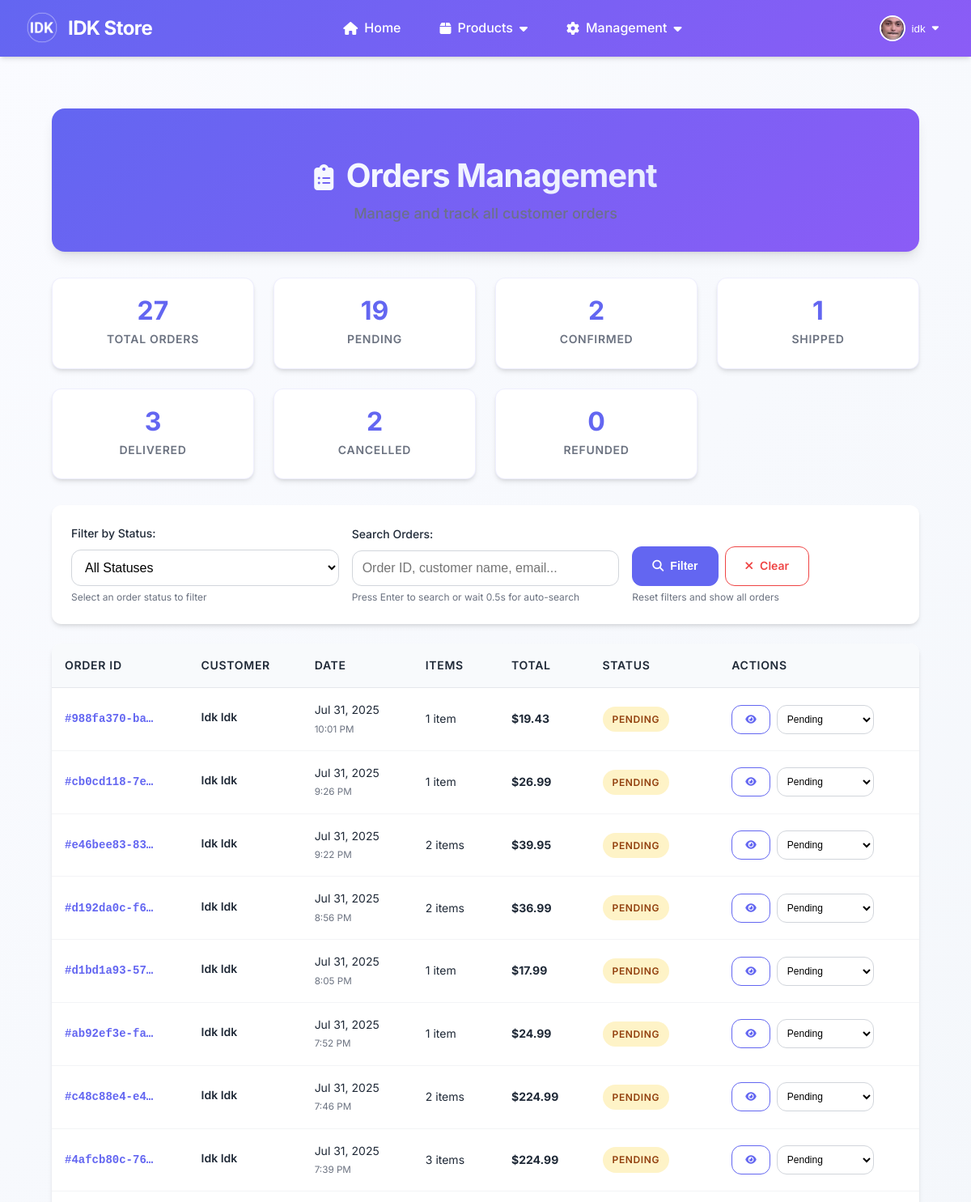
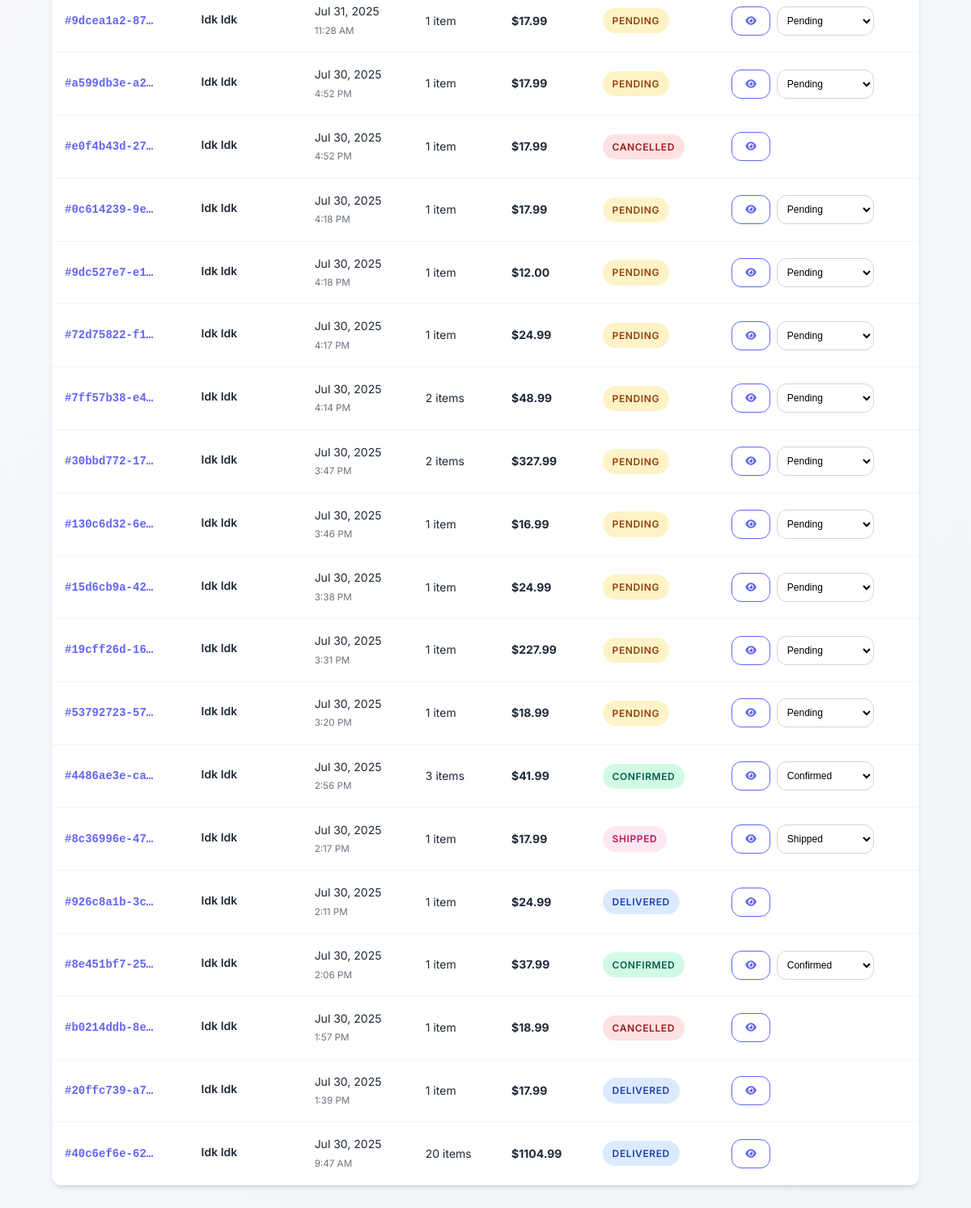
The app's page /orders/admin/ (signed in) with its own data (2 pictures, top to bottom).
### accounts/models.py (models this page shows, shortened)
class UserProfile(models.Model):
    ROLE_CHOICES = [
        ('customer', 'Customer'),
        ('staff', 'Staff'),
        ('owner', 'Owner/Admin'),
    ]
    user = models.OneToOneField(User, on_delete=models.CASCADE, related_name='profile')
    phone_number = models.CharField(max_length=15, blank=True, null=True)
    address = models.TextField(blank=True, null=True)
    date_of_birth = models.DateField(blank=True, null=True)
    profile_picture = models.ImageField(upload_to='profiles/', blank=True, null=True)
    role = models.CharField(max_length=20, choices=ROLE_CHOICES, default='customer')
    billing_first_name = models.CharField(max_length=100, blank=True, null=True)
    billing_last_name = models.CharField(max_length=100, blank=True, null=True)
    billing_email = models.EmailField(blank=True, null=True)
    billing_phone = models.CharField(max_length=20, blank=True, null=True)
    billing_address = models.TextField(blank=True, null=True)
    billing_city = models.CharField(max_length=100, blank=True, null=True)
    billing_state = models.CharField(max_length=100, blank=True, null=True)
    billing_postal_code = models.CharField(max_length=20, blank=True, null=True)
    billing_country = models.CharField(max_length=100, blank=True, null=True)
    shipping_first_name = models.CharField(max_length=100, blank=True, null=True)
    shipping_last_name = models.CharField(max_length=100, blank=True, null=True)
    shipping_phone = models.CharField(max_length=20, blank=True, null=True)
    shipping_address = models.TextField(blank=True, null=True)
    shipping_city = models.CharField(max_length=100, blank=True, null=True)
    shipping_state = models.CharField(max_length=100, blank=True, null=True)
    shipping_postal_code = models.CharField(max_length=20, blank=True, null=True)
    shipping_country = models.CharField(max_length=100, blank=True, null=True)
    created_at = models.DateTimeField(auto_now_add=True)
    updated_at = models.DateTimeField(auto_now=True)
    def can_access_admin(self):
        return self.role == 'owner' or self.user.is_superuser
    def can_manage_products(self):
        return self.role in ['staff', 'owner'] or self.user.is_superuser
    def can_access_dashboard(self):
        return self.role in ['staff', 'owner'] or self.user.is_superuser
    class Meta:
        verbose_name = "User Profile"
        verbose_name_plural = "User Profiles"

### orders/models.py (models this page shows, shortened)
class Order(models.Model):
    ORDER_STATUS_CHOICES = [
        ('pending', 'Pending'),
        ('confirmed', 'Confirmed'),
        ('processing', 'Processing'),
        ('shipped', 'Shipped'),
        ('delivered', 'Delivered'),
        ('cancelled', 'Cancelled'),
        ('refunded', 'Refunded'),
    ]
    order_id = models.UUIDField(default=uuid.uuid4, unique=True, editable=False)
    user = models.ForeignKey(User, on_delete=models.CASCADE, related_name='orders')
    status = models.CharField(max_length=20, choices=ORDER_STATUS_CHOICES, default='pending')
    first_name = models.CharField(max_length=100)
    last_name = models.CharField(max_length=100)
    email = models.EmailField()
    phone = models.CharField(max_length=20)
    shipping_first_name = models.CharField(max_length=100, blank=True)
    shipping_last_name = models.CharField(max_length=100, blank=True)
    shipping_phone = models.CharField(max_length=20, blank=True)
    shipping_address = models.TextField()
    shipping_city = models.CharField(max_length=100)
    shipping_state = models.CharField(max_length=100)
    shipping_postal_code = models.CharField(max_length=20)
    shipping_country = models.CharField(max_length=100, default='Cambodia')
    shipping_method = models.ForeignKey('ShippingMethod', on_delete=models.SET_NULL, null=True, blank=True)
    total_amount = models.DecimalField(max_digits=10, decimal_places=2)
    shipping_cost = models.DecimalField(max_digits=10, decimal_places=2, default=0.00)
    tax_amount = models.DecimalField(max_digits=10, decimal_places=2, default=0.00)
    created_at = models.DateTimeField(auto_now_add=True)
    updated_at = models.DateTimeField(auto_now=True)
    order_notes = models.TextField(blank=True, null=True)
    class Meta:
        ordering = ['-created_at']
    @property
    def grand_total(self):
        total = Decimal(str(self.total_amount)) if self.total_amount else Decimal('0.00')
        shipping = Decimal(str(self.shipping_cost)) if self.shipping_cost else Decimal('0.00')
        tax = Decimal(str(self.tax_amount)) if self.tax_amount else Decimal('0.00')
        return total + shipping + tax
    @property
    def total_items(self):
        return sum(item.quantity for item in self.order_items.all())

class OrderItem(models.Model):
    order = models.ForeignKey(Order, on_delete=models.CASCADE, related_name='order_items')
    product = models.ForeignKey(Product, on_delete=models.CASCADE)
    quantity = models.PositiveIntegerField(default=1)
    price = models.DecimalField(max_digits=10, decimal_places=2)  # Price at time of order
    created_at = models.DateTimeField(auto_now_add=True)

### orders/views.py (the view, shortened to what this page needs)
# urls.py: path('admin/', views.admin_order_list, name='admin_order_list'),
@login_required
def admin_order_list(request):
    if not request.user.is_staff:
        messages.error(request, 'Access denied. Staff privileges required.')
        return redirect('store:home')
    status_filter = request.GET.get('status', '')
    search_query = request.GET.get('search', '')
    is_ajax = request.GET.get('ajax') == '1' or request.headers.get('X-Requested-With') == 'XMLHttpRequest'
    orders = (
        Order.objects
        .select_related('user', 'shipping_method')
        .prefetch_related('order_items__product', 'payment')
    )
    if status_filter:
        orders = orders.filter(status=status_filter)
    orders = orders.order_by('-created_at')
    all_orders = Order.objects.all()  # For accurate stats
    context = {
        'orders': orders,
        'status_filter': status_filter,
        'search_query': search_query,
        'order_status_choices': getattr(Order, 'ORDER_STATUS_CHOICES', []),
        'total_orders': all_orders.count(),
        'pending_orders': all_orders.filter(status='pending').count(),
        'confirmed_orders': all_orders.filter(status='confirmed').count(),
        'processing_orders': all_orders.filter(status='processing').count(),
        'shipped_orders': all_orders.filter(status='shipped').count(),
        'delivered_orders': all_orders.filter(status='delivered').count(),
        'cancelled_orders': all_orders.filter(status='cancelled').count(),
        'refunded_orders': all_orders.filter(status='refunded').count(),
    }
    if is_ajax:
        return render(request, 'orders/admin/order_list_ajax.html', context)
    if not orders.exists() and (status_filter or search_query):
        messages.info(request, 'No orders found matching your criteria.')
    return render(request, 'orders/admin/order_list.html', context)

### orders/templates/orders/admin/order_list.html (shortened to what this page needs)
{% extends 'store/base.html' %}
{% load static %}
{% block extra_css %}
<link rel="stylesheet" href="https://cdnjs.cloudflare.com/ajax/libs/font-awesome/6.5.0/css/all.min.css">
{% endblock %}
{% block content %}
<div class="admin-container">
    <div class="admin-header">
        <h1 class="admin-title">
            <i class="fas fa-clipboard-list"></i> Orders Management
        </h1>
        <p class="admin-subtitle">Manage and track all customer orders</p>
    </div>
    <div class="stats-grid">
        <div class="stat-card">
            <div class="stat-number">{{ total_orders }}</div>
            <div class="stat-label">Total Orders</div>
        </div>
        <div class="stat-card">
            <div class="stat-number">{{ pending_orders }}</div>
            <div class="stat-label">Pending</div>
        </div>
        <div class="stat-card">
            <div class="stat-number">{{ confirmed_orders }}</div>
            <div class="stat-label">Confirmed</div>
        </div>
        <div class="stat-card">
            <div class="stat-number">{{ shipped_orders }}</div>
            <div class="stat-label">Shipped</div>
        </div>
        <div class="stat-card">
            <div class="stat-number">{{ delivered_orders }}</div>
            <div class="stat-label">Delivered</div>
        </div>
        <div class="stat-card">
            <div class="stat-number">{{ cancelled_orders }}</div>
            <div class="stat-label">Cancelled</div>
        </div>
        <div class="stat-card">
            <div class="stat-number">{{ refunded_orders }}</div>
            <div class="stat-label">Refunded</div>
        </div>
    </div>
    <div class="filters-section">
        <form method="GET" class="filters-form">
            <div class="form-group">
                <label for="status" class="form-label">Filter by Status:</label>
                <select name="status" id="status" class="form-control">
                    <option value="">All Statuses</option>
                </select>
                <small class="form-text text-muted">Select an order status to filter</small>
            </div>
            <div class="form-group">
                <label for="search" class="form-label">Search Orders:</label>
                <input type="text"
                       name="search"
                       id="search"
                       class="form-control"
                       placeholder="Order ID, customer name, email..."
                       value="{{ search_query|default:'' }}"
                       autocomplete="off"
                       spellcheck="false">
                <small class="form-text text-muted">Press Enter to search or wait 0.5s for auto-search</small>
            </div>
            <div class="form-group">
                <div class="filter-buttons">
                    <button type="submit" class="btn btn-primary">
                        <i class="fas fa-search"></i> Filter
                    </button>
                    <a href="{% url 'orders:admin_order_list' %}" class="btn btn-secondary">
                        <i class="fas fa-times"></i> Clear
                    </a>
                </div>
                <small class="form-text text-muted">Reset filters and show all orders</small>
            </div>
        </form>
    </div>
    {% if orders %}
    <div class="orders-section">
        <div class="table-responsive">
            <table class="table">
                <thead>
                    <tr>
                        <th>Order ID</th>
                        <th>Customer</th>
                        <th>Date</th>
                        <th>Items</th>
                        <th>Total</th>
                        <th>Status</th>
                        <th>Actions</th>
                    </tr>
                </thead>
                <tbody>
                    {% for order in orders %}
                    <tr>
                        <td>
                            <div class="order-id">#{{ order.order_id|truncatechars:12 }}</div>
                        </td>
                        <td>
                            <div class="customer-info">
                                <div class="customer-name">{{ order.first_name }} {{ order.last_name }}</div>
                            </div>
                        </td>
                        <td>
                            <div>{{ order.created_at|date:"M d, Y" }}</div>
                            <small class="text-muted">{{ order.created_at|time:"g:i A" }}</small>
                        </td>
                        <td>
                            {{ order.total_items }} item{{ order.total_items|pluralize }}
                        </td>
                        <td>
                            <strong>${{ order.grand_total|floatformat:2 }}</strong>
                        </td>
                        <td>
                            <span class="status-badge status-{{ order.status }}">
                                {{ order.get_status_display }}
                            </span>
                        </td>
                        <td>
                            <div class="action-buttons">
                                <a href="{% url 'orders:admin_order_detail' order.order_id %}"
                                   class="btn btn-outline-primary btn-sm" title="View Order">
                                    <i class="fas fa-eye"></i>
                                </a>
                                {% if order.status != 'delivered' and order.status != 'cancelled' %}
                                    <select class="form-control btn-sm select-status"
                                            title="Update order status"
                                            onchange="updateOrderStatus('{{ order.order_id }}', this.value)">
                                        {% for value, display in order_status_choices %}
                                            <option value="{{ value }}" {% if order.status == value %}selected{% endif %}>
                                                {{ display }}
                                            </option>
                                        {% endfor %}
                                    </select>
                                {% endif %}
                            </div>
                        </td>
                    </tr>
                    {% endfor %}
                </tbody>
            </table>
        </div>
    </div>
    {% endif %}
</div>
{% endblock %}

### store/templates/store/base.html (shortened to what this page needs)
{% load static %}
<!DOCTYPE html>
<html lang="en">
<head>
    <link rel="stylesheet" href="https://cdnjs.cloudflare.com/ajax/libs/font-awesome/6.5.0/css/all.min.css">
    {% block extra_css %}{% endblock %}
</head>
<body>
    <header>
        <nav>
            <div class="nav-container">
                <a href="{% url 'store:home' %}" class="logo">
                    <span class="logo-icon">
                        <img src="{% static 'store/images/IDK.png' %}" alt="IDK Store" />
                    </span>
                    IDK Store
                </a>
                <ul class="nav-menu" id="mainNav">
                    <li><a href="{% url 'store:home' %}"><i class="fa fa-home"></i><span>Home</span></a></li>
                    <li class="dropdown">
                        <a href="#"><i class="fa fa-box"></i><span>Products</span><i class="fa fa-caret-down"></i></a>
                    </li>
                    {% if user.profile.role == 'staff' or user.profile.role == 'owner' %}
                    <li class="dropdown">
                        <a href="#"><i class="fa fa-cog"></i><span>Management</span><i class="fa fa-caret-down"></i></a>
                    </li>
                    {% endif %}
                </ul>
                <div class="auth-nav">
                    {% if user.is_authenticated %}
                    <div class="account-dropdown" id="accountDropdown">
                        <button class="account-btn" aria-haspopup="true">
                            {% if user.profile.profile_picture %}
                                <img src="{{ user.profile.profile_picture.url }}" alt="Profile" class="user-avatar">
                            {% else %}
                                <div class="user-default-avatar">
                                    {{ user.first_name|default:user.username|slice:":1"|upper }}
                                </div>
                            {% endif %}
                            <span>{{ user.first_name|default:user.username }}</span>
                            <i class="fa fa-caret-down"></i>
                        </button>
                    </div>
                    {% endif %}
                </div>
            </div>
        </nav>
    </header>
    <main>
        <div class="container">
            {% block content %}{% endblock %}
        </div>
    </main>
</body>
</html>

### records on screen
Order: order_id "988fa370-ba…", first_name "Idk", last_name "Idk", created_at "Jul 31, 2025", created_at "10:01 PM", total_items "1", grand_total "19.43", status "PENDING", status+order "Pending"
Order: order_id "cb0cd118-7e…", first_name "Idk", last_name "Idk", created_at "Jul 31, 2025", created_at "9:26 PM", total_items "1", grand_total "26.99", status "PENDING", status+order "Pending"
Order: order_id "e46bee83-83…", first_name "Idk", last_name "Idk", created_at "Jul 31, 2025", created_at "9:22 PM", total_items "2", grand_total "39.95", status "PENDING", status+order "Pending"
Order: order_id "d192da0c-f6…", first_name "Idk", last_name "Idk", created_at "Jul 31, 2025", created_at "8:56 PM", total_items "2", grand_total "36.99", status "PENDING", status+order "Pending"
Order: order_id "d1bd1a93-57…", first_name "Idk", last_name "Idk", created_at "Jul 31, 2025", created_at "8:05 PM", total_items "1", grand_total "17.99", status "PENDING", status+order "Pending"
Order: order_id "ab92ef3e-fa…", first_name "Idk", last_name "Idk", created_at "Jul 31, 2025", created_at "7:52 PM", total_items "1", grand_total "24.99", status "PENDING", status+order "Pending"
Order: order_id "c48c88e4-e4…", first_name "Idk", last_name "Idk", created_at "Jul 31, 2025", created_at "7:46 PM", total_items "2", grand_total "224.99", status "PENDING", status+order "Pending"
Order: order_id "4afcb80c-76…", first_name "Idk", last_name "Idk", created_at "Jul 31, 2025", created_at "7:39 PM", total_items "3", grand_total "224.99", status "PENDING", status+order "Pending"
Order: order_id "9dcea1a2-87…", first_name "Idk", last_name "Idk", created_at "Jul 31, 2025", created_at "11:28 AM", total_items "1", grand_total "17.99", status "PENDING", status+order "Pending"
Order: order_id "a599db3e-a2…", first_name "Idk", last_name "Idk", created_at "Jul 30, 2025", created_at "4:52 PM", total_items "1", grand_total "17.99", status "PENDING", status+order "Pending"
Order: order_id "e0f4b43d-27…", first_name "Idk", last_name "Idk", created_at "Jul 30, 2025", created_at "4:52 PM", total_items "1", grand_total "17.99", status "CANCELLED"
Order: order_id "0c614239-9e…", first_name "Idk", last_name "Idk", created_at "Jul 30, 2025", created_at "4:18 PM", total_items "1", grand_total "17.99", status "PENDING", status+order "Pending"
Order: order_id "9dc527e7-e1…", first_name "Idk", last_name "Idk", created_at "Jul 30, 2025", created_at "4:18 PM", total_items "1", grand_total "12.00", status "PENDING", status+order "Pending"
Order: order_id "72d75822-f1…", first_name "Idk", last_name "Idk", created_at "Jul 30, 2025", created_at "4:17 PM", total_items "1", grand_total "24.99", status "PENDING", status+order "Pending"
Order: order_id "7ff57b38-e4…", first_name "Idk", last_name "Idk", created_at "Jul 30, 2025", created_at "4:14 PM", total_items "2", grand_total "48.99", status "PENDING", status+order "Pending"
Order: order_id "30bbd772-17…", first_name "Idk", last_name "Idk", created_at "Jul 30, 2025", created_at "3:47 PM", total_items "2", grand_total "327.99", status "PENDING", status+order "Pending"
Order: order_id "130c6d32-6e…", first_name "Idk", last_name "Idk", created_at "Jul 30, 2025", created_at "3:46 PM", total_items "1", grand_total "16.99", status "PENDING", status+order "Pending"
Order: order_id "15d6cb9a-42…", first_name "Idk", last_name "Idk", created_at "Jul 30, 2025", created_at "3:38 PM", total_items "1", grand_total "24.99", status "PENDING", status+order "Pending"
Order: order_id "19cff26d-16…", first_name "Idk", last_name "Idk", created_at "Jul 30, 2025", created_at "3:31 PM", total_items "1", grand_total "227.99", status "PENDING", status+order "Pending"
Order: order_id "53792723-57…", first_name "Idk", last_name "Idk", created_at "Jul 30, 2025", created_at "3:20 PM", total_items "1", grand_total "18.99", status "PENDING", status+order "Pending"
Order: order_id "4486ae3e-ca…", first_name "Idk", last_name "Idk", created_at "Jul 30, 2025", created_at "2:56 PM", total_items "3", grand_total "41.99", status "CONFIRMED", status+order "Confirmed"
Order: order_id "8c36996e-47…", first_name "Idk", last_name "Idk", created_at "Jul 30, 2025", created_at "2:17 PM", total_items "1", grand_total "17.99", status "SHIPPED", status+order "Shipped"
Order: order_id "926c8a1b-3c…", first_name "Idk", last_name "Idk", created_at "Jul 30, 2025", created_at "2:11 PM", total_items "1", grand_total "24.99", status "DELIVERED"
Order: order_id "8e451bf7-25…", first_name "Idk", last_name "Idk", created_at "Jul 30, 2025", created_at "2:06 PM", total_items "1", grand_total "37.99", status "CONFIRMED", status+order "Confirmed"
Order: order_id "b0214ddb-8e…", first_name "Idk", last_name "Idk", created_at "Jul 30, 2025", created_at "1:57 PM", total_items "1", grand_total "18.99", status "CANCELLED"
Order: order_id "20ffc739-a7…", first_name "Idk", last_name "Idk", created_at "Jul 30, 2025", created_at "1:39 PM", total_items "1", grand_total "17.99", status "DELIVERED"
Order: order_id "40c6ef6e-62…", first_name "Idk", last_name "Idk", created_at "Jul 30, 2025", created_at "9:47 AM", total_items "20", grand_total "1104.99", status "DELIVERED"

### other values on screen
{{ user.first_name|default:user.username }} "idk"
{{ total_orders }} "27"
{{ pending_orders }} "19"
{{ confirmed_orders }} "2"
{{ shipped_orders }} "1"
{{ delivered_orders }} "3"
{{ cancelled_orders }} "2"
{{ refunded_orders }} "0"
